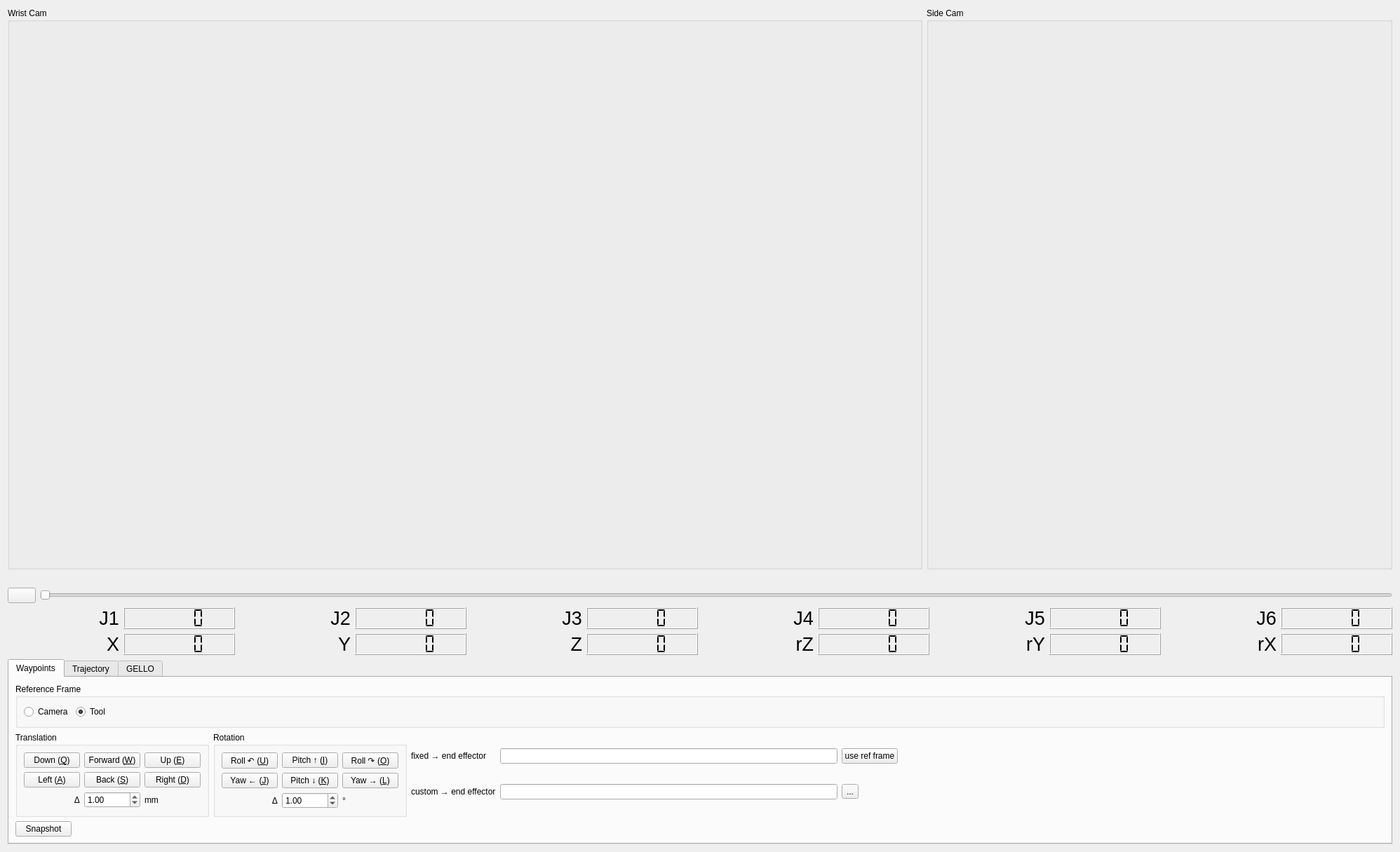
<?xml version="1.0" encoding="UTF-8"?>
<ui version="4.0">
 <class>Recorder</class>
 <widget class="QWidget" name="Recorder">
  <property name="geometry">
   <rect>
    <x>0</x>
    <y>0</y>
    <width>1994</width>
    <height>1215</height>
   </rect>
  </property>
  <property name="sizePolicy">
   <sizepolicy hsizetype="Minimum" vsizetype="Minimum">
    <horstretch>0</horstretch>
    <verstretch>0</verstretch>
   </sizepolicy>
  </property>
  <property name="windowTitle">
   <string>Form</string>
  </property>
  <layout class="QVBoxLayout" name="verticalLayout_4">
   <item>
    <layout class="QHBoxLayout" name="horizontalLayout_2">
     <item>
      <widget class="QGroupBox" name="groupBox_2">
       <property name="title">
        <string>Wrist Cam</string>
       </property>
       <layout class="QVBoxLayout" name="verticalLayout_2">
        <item>
         <widget class="gui::CameraWidget" name="cam_wrist" native="true">
          <property name="sizePolicy">
           <sizepolicy hsizetype="MinimumExpanding" vsizetype="MinimumExpanding">
            <horstretch>0</horstretch>
            <verstretch>0</verstretch>
           </sizepolicy>
          </property>
          <property name="minimumSize">
           <size>
            <width>1280</width>
            <height>720</height>
           </size>
          </property>
         </widget>
        </item>
       </layout>
      </widget>
     </item>
     <item>
      <widget class="QGroupBox" name="groupBox">
       <property name="title">
        <string>Side Cam</string>
       </property>
       <layout class="QVBoxLayout" name="verticalLayout">
        <item>
         <widget class="QWidget" name="cam_side" native="true">
          <property name="sizePolicy">
           <sizepolicy hsizetype="Minimum" vsizetype="Minimum">
            <horstretch>0</horstretch>
            <verstretch>0</verstretch>
           </sizepolicy>
          </property>
          <property name="minimumSize">
           <size>
            <width>640</width>
            <height>480</height>
           </size>
          </property>
         </widget>
        </item>
       </layout>
      </widget>
     </item>
    </layout>
   </item>
   <item>
    <widget class="QLabel" name="info_line">
     <property name="sizePolicy">
      <sizepolicy hsizetype="Preferred" vsizetype="Fixed">
       <horstretch>0</horstretch>
       <verstretch>0</verstretch>
      </sizepolicy>
     </property>
     <property name="text">
      <string/>
     </property>
    </widget>
   </item>
   <item>
    <layout class="QHBoxLayout" name="horizontalLayout_3">
     <item>
      <widget class="QPushButton" name="play_btn">
       <property name="text">
        <string/>
       </property>
      </widget>
     </item>
     <item>
      <widget class="gui::ImprovedSlider" name="progress_slider">
       <property name="orientation">
        <enum>Qt::Orientation::Horizontal</enum>
       </property>
      </widget>
     </item>
    </layout>
   </item>
   <item>
    <layout class="QGridLayout" name="gridLayout">
     <item row="1" column="0">
      <widget class="QLabel" name="label_7">
       <property name="font">
        <font>
         <pointsize>20</pointsize>
        </font>
       </property>
       <property name="text">
        <string>X</string>
       </property>
       <property name="alignment">
        <set>Qt::AlignmentFlag::AlignRight|Qt::AlignmentFlag::AlignTrailing|Qt::AlignmentFlag::AlignVCenter</set>
       </property>
      </widget>
     </item>
     <item row="0" column="10">
      <widget class="QLabel" name="label_6">
       <property name="font">
        <font>
         <pointsize>20</pointsize>
        </font>
       </property>
       <property name="text">
        <string>J6</string>
       </property>
       <property name="alignment">
        <set>Qt::AlignmentFlag::AlignRight|Qt::AlignmentFlag::AlignTrailing|Qt::AlignmentFlag::AlignVCenter</set>
       </property>
      </widget>
     </item>
     <item row="0" column="0">
      <widget class="QLabel" name="label">
       <property name="font">
        <font>
         <pointsize>20</pointsize>
        </font>
       </property>
       <property name="text">
        <string>J1</string>
       </property>
       <property name="alignment">
        <set>Qt::AlignmentFlag::AlignRight|Qt::AlignmentFlag::AlignTrailing|Qt::AlignmentFlag::AlignVCenter</set>
       </property>
       <property name="wordWrap">
        <bool>false</bool>
       </property>
      </widget>
     </item>
     <item row="1" column="7">
      <widget class="QLCDNumber" name="rz_display">
       <property name="segmentStyle">
        <enum>QLCDNumber::SegmentStyle::Flat</enum>
       </property>
      </widget>
     </item>
     <item row="1" column="8">
      <widget class="QLabel" name="label_11">
       <property name="font">
        <font>
         <pointsize>20</pointsize>
        </font>
       </property>
       <property name="text">
        <string>rY</string>
       </property>
       <property name="alignment">
        <set>Qt::AlignmentFlag::AlignRight|Qt::AlignmentFlag::AlignTrailing|Qt::AlignmentFlag::AlignVCenter</set>
       </property>
      </widget>
     </item>
     <item row="0" column="2">
      <widget class="QLabel" name="label_2">
       <property name="font">
        <font>
         <pointsize>20</pointsize>
        </font>
       </property>
       <property name="text">
        <string>J2</string>
       </property>
       <property name="alignment">
        <set>Qt::AlignmentFlag::AlignRight|Qt::AlignmentFlag::AlignTrailing|Qt::AlignmentFlag::AlignVCenter</set>
       </property>
      </widget>
     </item>
     <item row="0" column="1">
      <widget class="QLCDNumber" name="j1_display">
       <property name="segmentStyle">
        <enum>QLCDNumber::SegmentStyle::Flat</enum>
       </property>
      </widget>
     </item>
     <item row="1" column="1">
      <widget class="QLCDNumber" name="x_display">
       <property name="segmentStyle">
        <enum>QLCDNumber::SegmentStyle::Flat</enum>
       </property>
      </widget>
     </item>
     <item row="0" column="8">
      <widget class="QLabel" name="label_5">
       <property name="font">
        <font>
         <pointsize>20</pointsize>
        </font>
       </property>
       <property name="text">
        <string>J5</string>
       </property>
       <property name="alignment">
        <set>Qt::AlignmentFlag::AlignRight|Qt::AlignmentFlag::AlignTrailing|Qt::AlignmentFlag::AlignVCenter</set>
       </property>
      </widget>
     </item>
     <item row="0" column="9">
      <widget class="QLCDNumber" name="j5_display">
       <property name="segmentStyle">
        <enum>QLCDNumber::SegmentStyle::Flat</enum>
       </property>
      </widget>
     </item>
     <item row="1" column="9">
      <widget class="QLCDNumber" name="ry_display">
       <property name="segmentStyle">
        <enum>QLCDNumber::SegmentStyle::Flat</enum>
       </property>
      </widget>
     </item>
     <item row="1" column="3">
      <widget class="QLCDNumber" name="y_display">
       <property name="segmentStyle">
        <enum>QLCDNumber::SegmentStyle::Flat</enum>
       </property>
      </widget>
     </item>
     <item row="0" column="11">
      <widget class="QLCDNumber" name="j6_display">
       <property name="segmentStyle">
        <enum>QLCDNumber::SegmentStyle::Flat</enum>
       </property>
      </widget>
     </item>
     <item row="1" column="5">
      <widget class="QLCDNumber" name="z_display">
       <property name="segmentStyle">
        <enum>QLCDNumber::SegmentStyle::Flat</enum>
       </property>
      </widget>
     </item>
     <item row="0" column="7">
      <widget class="QLCDNumber" name="j4_display">
       <property name="segmentStyle">
        <enum>QLCDNumber::SegmentStyle::Flat</enum>
       </property>
      </widget>
     </item>
     <item row="0" column="3">
      <widget class="QLCDNumber" name="j2_display">
       <property name="segmentStyle">
        <enum>QLCDNumber::SegmentStyle::Flat</enum>
       </property>
      </widget>
     </item>
     <item row="1" column="4">
      <widget class="QLabel" name="label_9">
       <property name="font">
        <font>
         <pointsize>20</pointsize>
        </font>
       </property>
       <property name="text">
        <string>Z</string>
       </property>
       <property name="alignment">
        <set>Qt::AlignmentFlag::AlignRight|Qt::AlignmentFlag::AlignTrailing|Qt::AlignmentFlag::AlignVCenter</set>
       </property>
      </widget>
     </item>
     <item row="1" column="2">
      <widget class="QLabel" name="label_8">
       <property name="font">
        <font>
         <pointsize>20</pointsize>
        </font>
       </property>
       <property name="text">
        <string>Y</string>
       </property>
       <property name="alignment">
        <set>Qt::AlignmentFlag::AlignRight|Qt::AlignmentFlag::AlignTrailing|Qt::AlignmentFlag::AlignVCenter</set>
       </property>
      </widget>
     </item>
     <item row="1" column="11">
      <widget class="QLCDNumber" name="rx_display">
       <property name="segmentStyle">
        <enum>QLCDNumber::SegmentStyle::Flat</enum>
       </property>
      </widget>
     </item>
     <item row="1" column="6">
      <widget class="QLabel" name="label_10">
       <property name="font">
        <font>
         <pointsize>20</pointsize>
        </font>
       </property>
       <property name="text">
        <string>rZ</string>
       </property>
       <property name="alignment">
        <set>Qt::AlignmentFlag::AlignRight|Qt::AlignmentFlag::AlignTrailing|Qt::AlignmentFlag::AlignVCenter</set>
       </property>
      </widget>
     </item>
     <item row="0" column="5">
      <widget class="QLCDNumber" name="j3_display">
       <property name="segmentStyle">
        <enum>QLCDNumber::SegmentStyle::Flat</enum>
       </property>
      </widget>
     </item>
     <item row="1" column="10">
      <widget class="QLabel" name="label_12">
       <property name="font">
        <font>
         <pointsize>20</pointsize>
        </font>
       </property>
       <property name="text">
        <string>rX</string>
       </property>
       <property name="alignment">
        <set>Qt::AlignmentFlag::AlignRight|Qt::AlignmentFlag::AlignTrailing|Qt::AlignmentFlag::AlignVCenter</set>
       </property>
      </widget>
     </item>
     <item row="0" column="4">
      <widget class="QLabel" name="label_3">
       <property name="font">
        <font>
         <pointsize>20</pointsize>
        </font>
       </property>
       <property name="text">
        <string>J3</string>
       </property>
       <property name="alignment">
        <set>Qt::AlignmentFlag::AlignRight|Qt::AlignmentFlag::AlignTrailing|Qt::AlignmentFlag::AlignVCenter</set>
       </property>
      </widget>
     </item>
     <item row="0" column="6">
      <widget class="QLabel" name="label_4">
       <property name="font">
        <font>
         <pointsize>20</pointsize>
        </font>
       </property>
       <property name="text">
        <string>J4</string>
       </property>
       <property name="alignment">
        <set>Qt::AlignmentFlag::AlignRight|Qt::AlignmentFlag::AlignTrailing|Qt::AlignmentFlag::AlignVCenter</set>
       </property>
      </widget>
     </item>
    </layout>
   </item>
   <item>
    <widget class="QTabWidget" name="tab_widget">
     <property name="sizePolicy">
      <sizepolicy hsizetype="Expanding" vsizetype="Fixed">
       <horstretch>0</horstretch>
       <verstretch>0</verstretch>
      </sizepolicy>
     </property>
     <property name="currentIndex">
      <number>0</number>
     </property>
     <widget class="QWidget" name="waypoints_tab">
      <attribute name="title">
       <string>Waypoints</string>
      </attribute>
      <layout class="QVBoxLayout" name="verticalLayout_3">
       <item>
        <widget class="QGroupBox" name="groupBox_3">
         <property name="title">
          <string>Reference Frame</string>
         </property>
         <layout class="QHBoxLayout" name="horizontalLayout_4">
          <item>
           <widget class="QRadioButton" name="camera_radio">
            <property name="text">
             <string>Camera</string>
            </property>
            <property name="checked">
             <bool>false</bool>
            </property>
           </widget>
          </item>
          <item>
           <widget class="QRadioButton" name="tool_radio">
            <property name="text">
             <string>Tool</string>
            </property>
            <property name="checked">
             <bool>true</bool>
            </property>
           </widget>
          </item>
          <item>
           <spacer name="horizontalSpacer">
            <property name="orientation">
             <enum>Qt::Orientation::Horizontal</enum>
            </property>
            <property name="sizeHint" stdset="0">
             <size>
              <width>40</width>
              <height>20</height>
             </size>
            </property>
           </spacer>
          </item>
         </layout>
        </widget>
       </item>
       <item>
        <layout class="QHBoxLayout" name="horizontalLayout_5">
         <item>
          <widget class="QGroupBox" name="groupBox_4">
           <property name="title">
            <string>Translation</string>
           </property>
           <layout class="QGridLayout" name="gridLayout_2">
            <item row="1" column="3">
             <widget class="QPushButton" name="btn_trans_right">
              <property name="text">
               <string>Right (&amp;D)</string>
              </property>
             </widget>
            </item>
            <item row="1" column="2">
             <widget class="QPushButton" name="btn_trans_back">
              <property name="text">
               <string>Back (&amp;S)</string>
              </property>
             </widget>
            </item>
            <item row="2" column="3">
             <widget class="QLabel" name="label_14">
              <property name="text">
               <string>mm</string>
              </property>
             </widget>
            </item>
            <item row="1" column="0">
             <widget class="QPushButton" name="btn_trans_left">
              <property name="text">
               <string>Left (&amp;A)</string>
              </property>
             </widget>
            </item>
            <item row="2" column="0">
             <widget class="QLabel" name="label_13">
              <property name="text">
               <string> Δ</string>
              </property>
              <property name="alignment">
               <set>Qt::AlignmentFlag::AlignRight|Qt::AlignmentFlag::AlignTrailing|Qt::AlignmentFlag::AlignVCenter</set>
              </property>
             </widget>
            </item>
            <item row="0" column="2">
             <widget class="QPushButton" name="btn_trans_forward">
              <property name="text">
               <string>Forward (&amp;W)</string>
              </property>
             </widget>
            </item>
            <item row="2" column="2">
             <widget class="QDoubleSpinBox" name="trans_delta_input">
              <property name="value">
               <double>1.000000000000000</double>
              </property>
             </widget>
            </item>
            <item row="0" column="3">
             <widget class="QPushButton" name="btn_trans_up">
              <property name="text">
               <string>Up (&amp;E)</string>
              </property>
             </widget>
            </item>
            <item row="0" column="0">
             <widget class="QPushButton" name="btn_trans_down">
              <property name="text">
               <string>Down (&amp;Q)</string>
              </property>
             </widget>
            </item>
           </layout>
          </widget>
         </item>
         <item>
          <widget class="QGroupBox" name="groupBox_5">
           <property name="title">
            <string>Rotation</string>
           </property>
           <layout class="QGridLayout" name="gridLayout_3">
            <item row="0" column="0">
             <widget class="QPushButton" name="btn_rot_roll_left">
              <property name="text">
               <string>Roll ↶ (&amp;U)</string>
              </property>
             </widget>
            </item>
            <item row="0" column="2">
             <widget class="QPushButton" name="btn_rot_roll_right">
              <property name="text">
               <string>Roll ↷ (&amp;O)</string>
              </property>
             </widget>
            </item>
            <item row="0" column="1">
             <widget class="QPushButton" name="btn_rot_pitch_up">
              <property name="text">
               <string>Pitch ↑ (&amp;I)</string>
              </property>
             </widget>
            </item>
            <item row="1" column="0">
             <widget class="QPushButton" name="btn_rot_yaw_left">
              <property name="text">
               <string>Yaw ← (&amp;J)</string>
              </property>
             </widget>
            </item>
            <item row="1" column="1">
             <widget class="QPushButton" name="btn_rot_pitch_down">
              <property name="text">
               <string>Pitch ↓ (&amp;K)</string>
              </property>
             </widget>
            </item>
            <item row="1" column="2">
             <widget class="QPushButton" name="btn_rot_yaw_right">
              <property name="text">
               <string>Yaw → (&amp;L)</string>
              </property>
             </widget>
            </item>
            <item row="2" column="1">
             <widget class="QDoubleSpinBox" name="rot_delta_input">
              <property name="value">
               <double>1.000000000000000</double>
              </property>
             </widget>
            </item>
            <item row="2" column="2">
             <widget class="QLabel" name="label_15">
              <property name="text">
               <string>°</string>
              </property>
             </widget>
            </item>
            <item row="2" column="0">
             <widget class="QLabel" name="label_16">
              <property name="text">
               <string> Δ</string>
              </property>
              <property name="alignment">
               <set>Qt::AlignmentFlag::AlignRight|Qt::AlignmentFlag::AlignTrailing|Qt::AlignmentFlag::AlignVCenter</set>
              </property>
             </widget>
            </item>
           </layout>
          </widget>
         </item>
         <item>
          <layout class="QGridLayout" name="gridLayout_4">
           <item row="0" column="1">
            <widget class="QLineEdit" name="display_fMe">
             <property name="minimumSize">
              <size>
               <width>0</width>
               <height>0</height>
              </size>
             </property>
            </widget>
           </item>
           <item row="1" column="0">
            <widget class="QLabel" name="label_18">
             <property name="text">
              <string>custom → end effector</string>
             </property>
            </widget>
           </item>
           <item row="0" column="0">
            <widget class="QLabel" name="label_17">
             <property name="text">
              <string>fixed → end effector</string>
             </property>
            </widget>
           </item>
           <item row="1" column="1">
            <widget class="QLineEdit" name="dispaly_xMe"/>
           </item>
           <item row="0" column="2">
            <widget class="QPushButton" name="btn_use_ref_frame">
             <property name="text">
              <string>use ref frame</string>
             </property>
            </widget>
           </item>
           <item row="1" column="2">
            <widget class="QToolButton" name="btn_xMe_copy">
             <property name="text">
              <string>...</string>
             </property>
             <property name="icon">
              <iconset theme="edit-copy"/>
             </property>
            </widget>
           </item>
          </layout>
         </item>
         <item>
          <spacer name="horizontalSpacer_2">
           <property name="orientation">
            <enum>Qt::Orientation::Horizontal</enum>
           </property>
           <property name="sizeHint" stdset="0">
            <size>
             <width>40</width>
             <height>20</height>
            </size>
           </property>
          </spacer>
         </item>
        </layout>
       </item>
       <item>
        <layout class="QHBoxLayout" name="horizontalLayout_6">
         <item>
          <widget class="QPushButton" name="btn_snapshot">
           <property name="text">
            <string>Snapshot</string>
           </property>
          </widget>
         </item>
         <item>
          <spacer name="horizontalSpacer_3">
           <property name="orientation">
            <enum>Qt::Orientation::Horizontal</enum>
           </property>
           <property name="sizeHint" stdset="0">
            <size>
             <width>40</width>
             <height>20</height>
            </size>
           </property>
          </spacer>
         </item>
        </layout>
       </item>
      </layout>
     </widget>
     <widget class="QWidget" name="trajectory_tab">
      <attribute name="title">
       <string>Trajectory</string>
      </attribute>
      <layout class="QHBoxLayout" name="horizontalLayout">
       <item>
        <widget class="QPushButton" name="replay_btn">
         <property name="text">
          <string>Replay Trajectory</string>
         </property>
        </widget>
       </item>
       <item>
        <widget class="QPushButton" name="reverse_play_btn">
         <property name="text">
          <string>Play Reverse Trajectory</string>
         </property>
        </widget>
       </item>
       <item>
        <widget class="QPushButton" name="save_btn">
         <property name="text">
          <string>Save</string>
         </property>
        </widget>
       </item>
      </layout>
     </widget>
     <widget class="QWidget" name="gello_tab">
      <attribute name="title">
       <string>GELLO</string>
      </attribute>
      <layout class="QHBoxLayout" name="horizontalLayout_7">
       <item>
        <widget class="QPushButton" name="gello_save_btn">
         <property name="text">
          <string>Replay Trajectory</string>
         </property>
        </widget>
       </item>
       <item>
        <widget class="QPushButton" name="gello_reverse_btn">
         <property name="text">
          <string>Play Reverse Trajectory</string>
         </property>
        </widget>
       </item>
       <item>
        <widget class="QPushButton" name="gello_replay_btn">
         <property name="text">
          <string>Save</string>
         </property>
        </widget>
       </item>
      </layout>
     </widget>
    </widget>
   </item>
  </layout>
 </widget>
 <customwidgets>
  <customwidget>
   <class>gui::ImprovedSlider</class>
   <extends>QSlider</extends>
   <header>gui/improved_slider.h</header>
  </customwidget>
  <customwidget>
   <class>gui::CameraWidget</class>
   <extends>QWidget</extends>
   <header>gui/camera_widget.h</header>
   <container>1</container>
  </customwidget>
 </customwidgets>
 <resources/>
 <connections/>
</ui>
